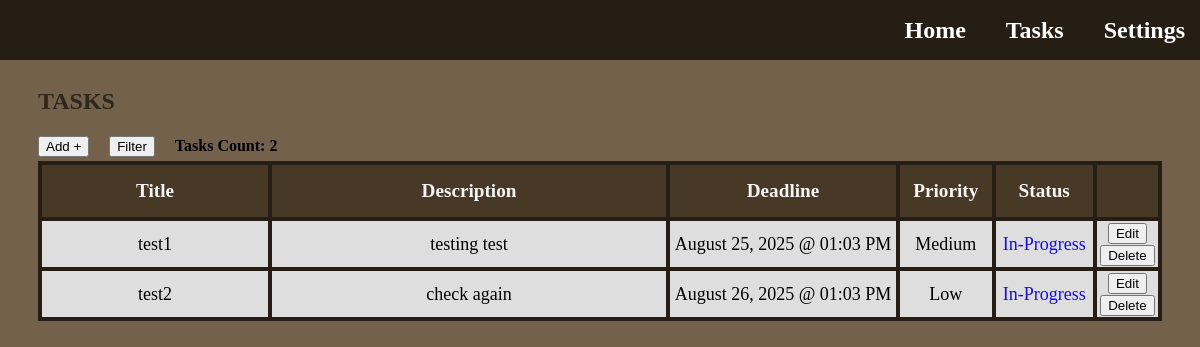
The page /tasks (signed in) on the database its author committed.
### app.py (models this page shows)
class Task(db.Model):
    id = db.Column(db.Integer, primary_key=True)
    title = db.Column(db.String(128), nullable=False)
    description = db.Column(db.Text, nullable=True)
    priority = db.Column(db.String(50), nullable=False)
    deadline = db.Column(db.DateTime, nullable=True)
    status = db.Column(db.String(50), nullable=False, default='In-Progress')
    set_today_reminder = db.Column(db.Boolean, nullable=False, default=True)
    set_tomorrow_reminder = db.Column(db.Boolean, nullable=False, default=True)
    user_id = db.Column(db.Integer, db.ForeignKey('user.id'), nullable=False)
    user = db.relationship('User', backref=db.backref('tasks', lazy=True))

### app.py (the view, shortened to what this page needs)
@app.route('/tasks')
def tasks():
    user_id = session['user_id']
    sort_title = session.get('sort_title')
    sort_type = session.get('sort_type')
    filter_priorities = session.get('filter_priorities', [])
    filter_status = session.get('filter_status', [])
    filter_months = session.get('filter_months', [])
    filter_year = session.get('filter_year', None)
    filter_day = session.get('filter_day', None)
    priority_order_descending = case(
        (Task.priority == 'High', 1),
        (Task.priority == 'Medium', 2),
        (Task.priority == 'Low', 3),
    )
    priority_order_ascending = case(
        (Task.priority == 'Low', 1),
        (Task.priority == 'Medium', 2),
        (Task.priority == 'High', 3),
    )
    status_order_complete = case(
        (Task.status == 'Complete', 1),
        (Task.status == 'In-Progress', 2)
    )
    status_order_in_progress = case(
        (Task.status == 'In-Progress', 1),
        (Task.status == 'Complete', 2)
    )
    query = Task.query.filter_by(user_id=user_id)
    if filter_priorities: # Only true if not empty
        query = query.filter(Task.priority.in_(filter_priorities)) # Filter by checked priorities within given priority list
    if filter_status:
        query = query.filter(Task.status.in_(filter_status)) # Filter by checked status within given status list
    if filter_months:
        query = query.filter(extract('month', Task.deadline).in_(filter_months)) # Filter by checked months within given months list; extract(...) - returns month number from Task columns and matches to filter months list
    if filter_year:
        query = query.filter(extract('year', Task.deadline) == filter_year) # Filter by typed year; extracts year from deadline column in database
    if filter_day:
        query = query.filter(extract('day', Task.deadline) == filter_day) # Filter by typed day; extracts day from deadline column in database
    user_tasks = query.all()  # Get all tasks for this user according to the id, default order is by date task was created from earliest to latest
    user_tasks_count = query.count() # Gets the total count of tasks of the user
    return render_template('tasks.html', tasks=user_tasks, count=user_tasks_count, sort_title=sort_title, sort_type=sort_type, filter_priorities=filter_priorities, filter_status=filter_status, filter_months=filter_months, filter_year=filter_year, filter_day=filter_day)

### templates/tasks.html (shortened to what this page needs)
{% extends "base.html" %}
{% block content %}
  <h1 class="title-page">Tasks</h1>
  <div class="task-features">
    <button href="#" type="button" class="add-button" onclick="openPopup('add-task')">Add +</button>
    <button type="button" class="filter-sort-button" onclick="openPopup('filter-sort-task')">Filter</button>
    <h4>Tasks Count: {{ count }} </h2>
  </div>
  <section class="tasks-section">
      <table class="tasks-table">
        <thead class="table-header">
          <tr>
              <th class="task-title">Title</th>
              <th class="task-description">Description</th>
              <th class="task-deadline">Deadline</th>
              <th class="task-priority">Priority</th>
              <th class="task-status">Status</th>
              <th class="task-options"></th>
          </tr>
        </thead>
        <tbody id="task-body">
          {% for task in tasks %}
          <tr id="task-row">
            <td>{{ task.title }}</td>
            <td>{{ task.description }}</td>
            <td>{{ task.deadline.strftime('%B %d, %Y @ %I:%M %p')  }}</td>
            <td>{{ task.priority }}</td>
            <td class="task-status-data">
              <a href="{{ url_for('change_task_status', task_id=task.id)}}"
              class="task-status {{ task.status | lower | replace(' ', '-') }}">
                {{ task.status }}
              </a>
            </td>
            <td>
              <a>
                <button type="button" class="edit-button" onclick="openEditPopup(this, 'edit-task')"
                  data-id="{{ task.id }}"
                  data-title="{{ task.title }}"
                  data-description="{{ task.description }}"
                  data-priority="{{ task.priority }}"
                  data-deadline="{{ task.deadline.strftime('%B %d %Y @ %I:%M %p')  }}"
                  >
                  Edit
                </button>
              </a>
              <a href="{{ url_for('delete_task', task_id=task.id)}}">
                <button type="button" class="delete-button">Delete</button>
              </a>
            </td>
          </tr>
          {% else %}
          <tr>
            <td colspan="6">No tasks available.</td>
          </tr>
          {% endfor %}
        </tbody>
      </table>
  </section>
{% endblock %}

### templates/base.html (shortened to what this page needs)
<!DOCTYPE html>
<html lang="en">
<head>
    <link rel="stylesheet" href="{{ url_for('static', filename='style.css') }}">
</head>
<body class="homepage">
    <header class="navbar">
        <nav class="navbar-links">
            <a href="{{ url_for('home') }}">Home</a>
            <a href="{{ url_for('tasks') }}">Tasks</a>
            <a href="{{ url_for('settings') }}">Settings</a>
        </nav>
    </header>
    <main>
        {% block content %}{% endblock %}
    </main>
</body>
</html>

### static/style.css (style rules this page uses)
html, body { min-width: 800px; overflow-x: auto; }
.title-page { margin-top: 80px; margin-left: 30px; font-size: x-large; font-weight: bolder; text-transform: uppercase; font-family: 'Lucida Handwriting'; color: #2f261c; }
.homepage { background-color: #74614b; }
.navbar { background-color: #261e14; position: fixed; top: 0; left: 0; width: 100%; height: 60px; padding-left: 5px; display: flex; justify-content: flex-end; align-items: center; z-index: 1000; }
.navbar-links { display: flex; gap: 20px; }
.navbar-links a { font-family: 'Lucida Handwriting'; color: white; margin-right: 20px; font-weight: bold; font-size: 24px; text-decoration: none; }
.tasks-section { margin-left: 30px; margin-right: 30px; display: flex; justify-content: center; }
.tasks-table { border-collapse: collapse; width: 100%; height: 50%; table-layout: fixed; }
.tasks-table th, .tasks-table td { border: 4px solid #261e14; color: black; font-size: large; text-align: center; background: rgb(222, 222, 222); }
.tasks-table th { color: whitesmoke; font-weight: bolder; font-size: larger; height: 50px; background-color: #483826; }
.task-title { width: 20%; }
.task-description { white-space: normal; word-break: break-word; max-width: 400px; width: 35%; }
.task-deadline { width: 20%; }
.task-priority { width: 8%; }
.task-status { width: 8.5%; }
.task-options { width: 8.5; }
.task-status-data { text-decoration: none; color: white }
.task-status.in-progress { color: rgb(22, 11, 224); text-decoration: none; }
.task-features { margin-left: 30px; margin-right: 30px; height: 30px; display: flex; justify-content: flex-start; align-items: center; gap: 20px; }
.add-button { color: black; text-decoration: none; }

### rows shown on the page
Task: title "test1", description "testing test", deadline "August 25, 2025 @ 01:03 PM", priority "Medium", status "In-Progress"
Task: title "test2", description "check again", deadline "August 26, 2025 @ 01:03 PM", priority "Low", status "In-Progress"

### other values the page prints
{{ count }} "2"
